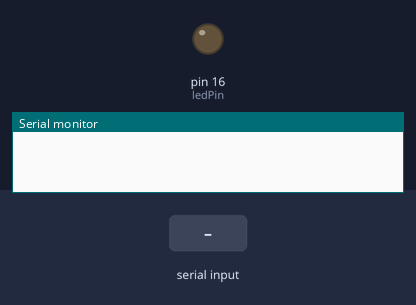
Simulated run of this sketch. Board: Arduino Uno, built with avr-gcc and run on an emulated ATmega328P. On the bench: output pins drawn as LEDs (lit = HIGH), the last lines printed to the serial monitor. The test bench sets the inputs (shaded band).

Above: at 0.1 s.
At 2.2 s:
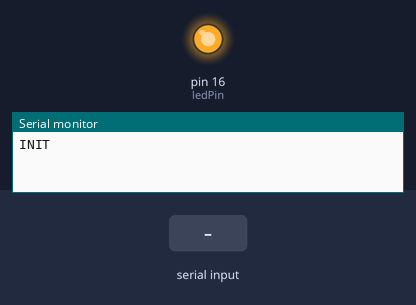
2.3 s: "#" received over Serial
3.8 s: "1" received over Serial
5.3 s: "0" received over Serial
Timing chart, 0 to 8.3 s (numbered marks = the images above; inputs shaded):
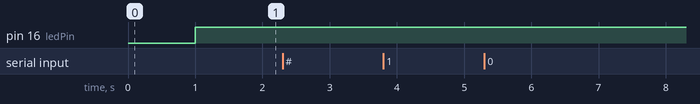

The sketch:

lab2_extra.ino
```cpp
#define ledPin 16
#define READY 1
#define INIT 0
#define CHECK 2

#define SECRET_CODE "OPEN"

int state;
int T, T_OUT;
char temp;
char cmdBuffer[32] = "";

void setup() {
  Serial.begin(9600);
  pinMode(ledPin,OUTPUT);
  state = INIT;
  T = 0;
  T_OUT = 500;
  delay(1000);
}

void loop() {
  if (Serial.available()){
    temp = Serial.read();
    Serial.println(temp);
  }
  switch(state){
    case READY:
      if (temp =='#') state = CHECK;        // Khi toi '#' se check code
      else if((32 <= temp && temp <= 126))  // Nguoc lai thi them vao buffer
        strncat(cmdBuffer, &temp, 1);
      if (cmdBuffer[0] != 0) T++;           // Kiem tra ki tu ket thuc
      break;
    case CHECK:                             // So sanh buffer voi SECRET_CODE
      if (strlen(cmdBuffer) >= strlen(SECRET_CODE) &&
      strcmp(SECRET_CODE, cmdBuffer+strlen(cmdBuffer)-4) == 0) {
        digitalWrite(ledPin,LOW);
        Serial.println("LED_ON");
      }
      else{
        digitalWrite(ledPin,HIGH);
        Serial.println("LED_OFF");
      }
        state = READY;
      T = 0;
      cmdBuffer[0] = 0;
      break;
    default:
      state = READY;                        // Trang thai khoi dau
      digitalWrite(ledPin,HIGH);
      Serial.println("INIT");
      break;
  }
  if (T > T_OUT) {                          // Kiem tra TIMEOUT
    state = READY;
    Serial.println("TIME OUT");
    T = 0;
    cmdBuffer[0] = 0;
  }
  delay(10);
}
```
